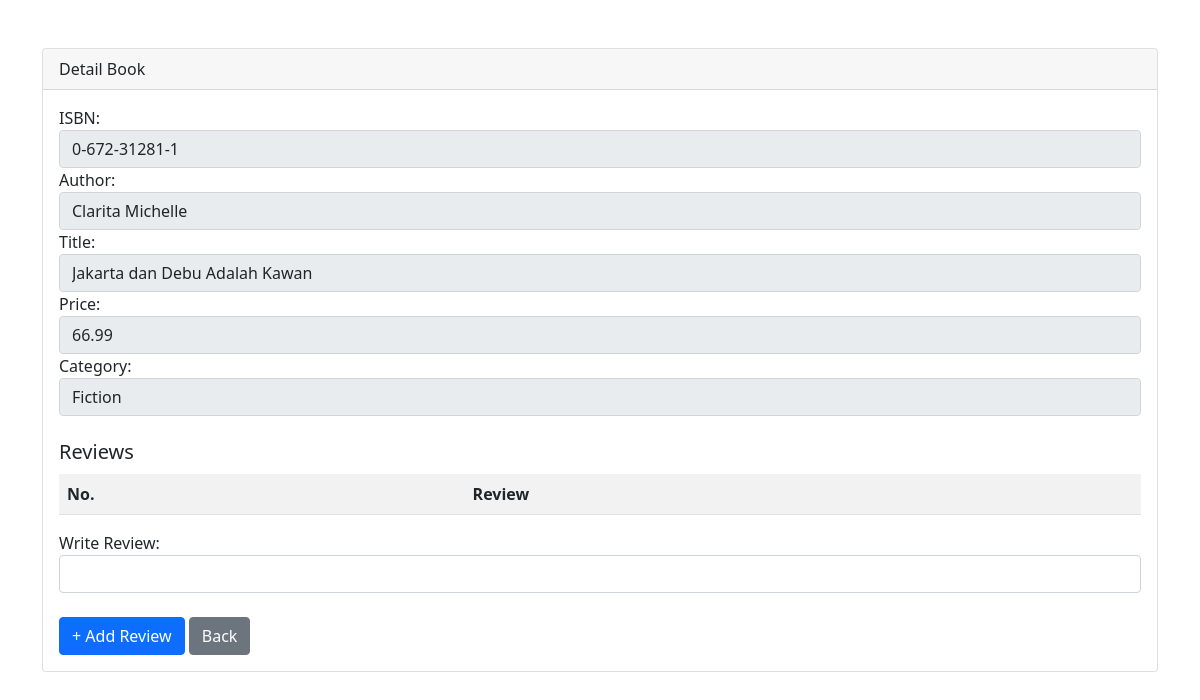
Screenshot of /Bookorama-App/book_handler/detail_book.php?isbn=0-672-31281-1 with the database file from the repository.
### tables this page shows
CREATE TABLE `books` (
  `isbn` varchar(13) NOT NULL,
  `author` varchar(50) DEFAULT NULL,
  `title` varchar(100) DEFAULT NULL,
  `price` float(4,2) DEFAULT NULL,
  `categoryid` int(11) NOT NULL
);

### Bookorama-App/book_handler/detail_book.php (the view, shortened to what this page needs)
<?php
require_once('../lib/db_login.php');
$isbn = $_GET['isbn'];
$query = "SELECT b.isbn, b.author, b.title, b.price, c.name AS category_name
                    FROM books b
                    INNER JOIN categories AS c ON b.categoryid = c.categoryid
                    WHERE b.isbn='" . $isbn . "'";
$result = $db->query($query);
if (!$result) {
    die("Could not query the database: <br />" . $db->error);
} else {
    while ($row = $result->fetch_object()) {
        $isbn = $row->isbn;
        $author = $row->author;
        $title = $row->title;
        $price = $row->price;
        $category = $row->category_name;
    }
}
?>
<?php include('../header.php') ?>
<br>
<div class="card mt-4">
    <div class="card-header">Detail Book</div>
    <div class="card-body">
        <form action="<?= htmlspecialchars($_SERVER['PHP_SELF']) . '?isbn=' . $isbn ?>" method="post" autocomplete="on">
            <div class="form-group">
                <label for="isbn">ISBN:</label>
                <input type="text" class="form-control" id="isbn" name="isbn" value="<?= $isbn; ?>" disabled>
                </div>
                <div class="form-group">
                    <label for="author">Author:</label>
                    <input type="text" class="form-control" id="author" name="author" value="<?= $author; ?>" disabled>
                </div>
                <div class="form-group">
                    <label for="title">Title:</label>
                    <input type="text" class="form-control" id="title" name="title" value="<?= $title; ?>" disabled>
                </div>
                <div class="form-group">
                    <label for="price">Price:</label>
                    <input type="number" class="form-control" id="price" name="price" step="0.01" value="<?= $price; ?>"
                    disabled>
                </div>
                <div class="form-group">
                    <label for="category">Category:</label>
                    <select name="category" id="category" class="form-control" disabled>
                        <?php
                    $query = 'SELECT name FROM categories';
                    $result = $db->query($query);
                    if ($result) {
                        while ($row = $result->fetch_assoc()) {
                            $categoryName = $row['name'];
                            $isSelected = ($category == $categoryName) ? 'selected' : '';
                            echo "<option value=\"$categoryName\" $isSelected>$categoryName</option>";
                        }
                    } else {
                        echo 'Error:' . $db->error;
                    }
                    ?>
                </select>
                </div>
                <br>
                <h5>Reviews <span class="badge badge-secondary">New</span></h5>
                <table class="table table-striped">
                    <tr>
                        <th>No.</th>
                        <th>Review</th>
                    </tr>
            </table>
            <div class="form-group">
                <label for="author">Write Review:</label>
                <input type="text" class="form-control" id="review" name="review" value="">
            </div>
            <br />
            <button type="submit" class="btn btn-primary" name="submit" value="submit">+ Add Review</button>
            <a href="view_books.php" class="btn btn-secondary">Back</a>
        </form>
    </div>
</div>
<?php include('../footer.php') ?>

### rows the page displays
books: isbn "0-672-31281-1", author "Clarita Michelle", title "Jakarta dan Debu Adalah Kawan", price "66.99"

### other values shown
form field category "Fiction"
